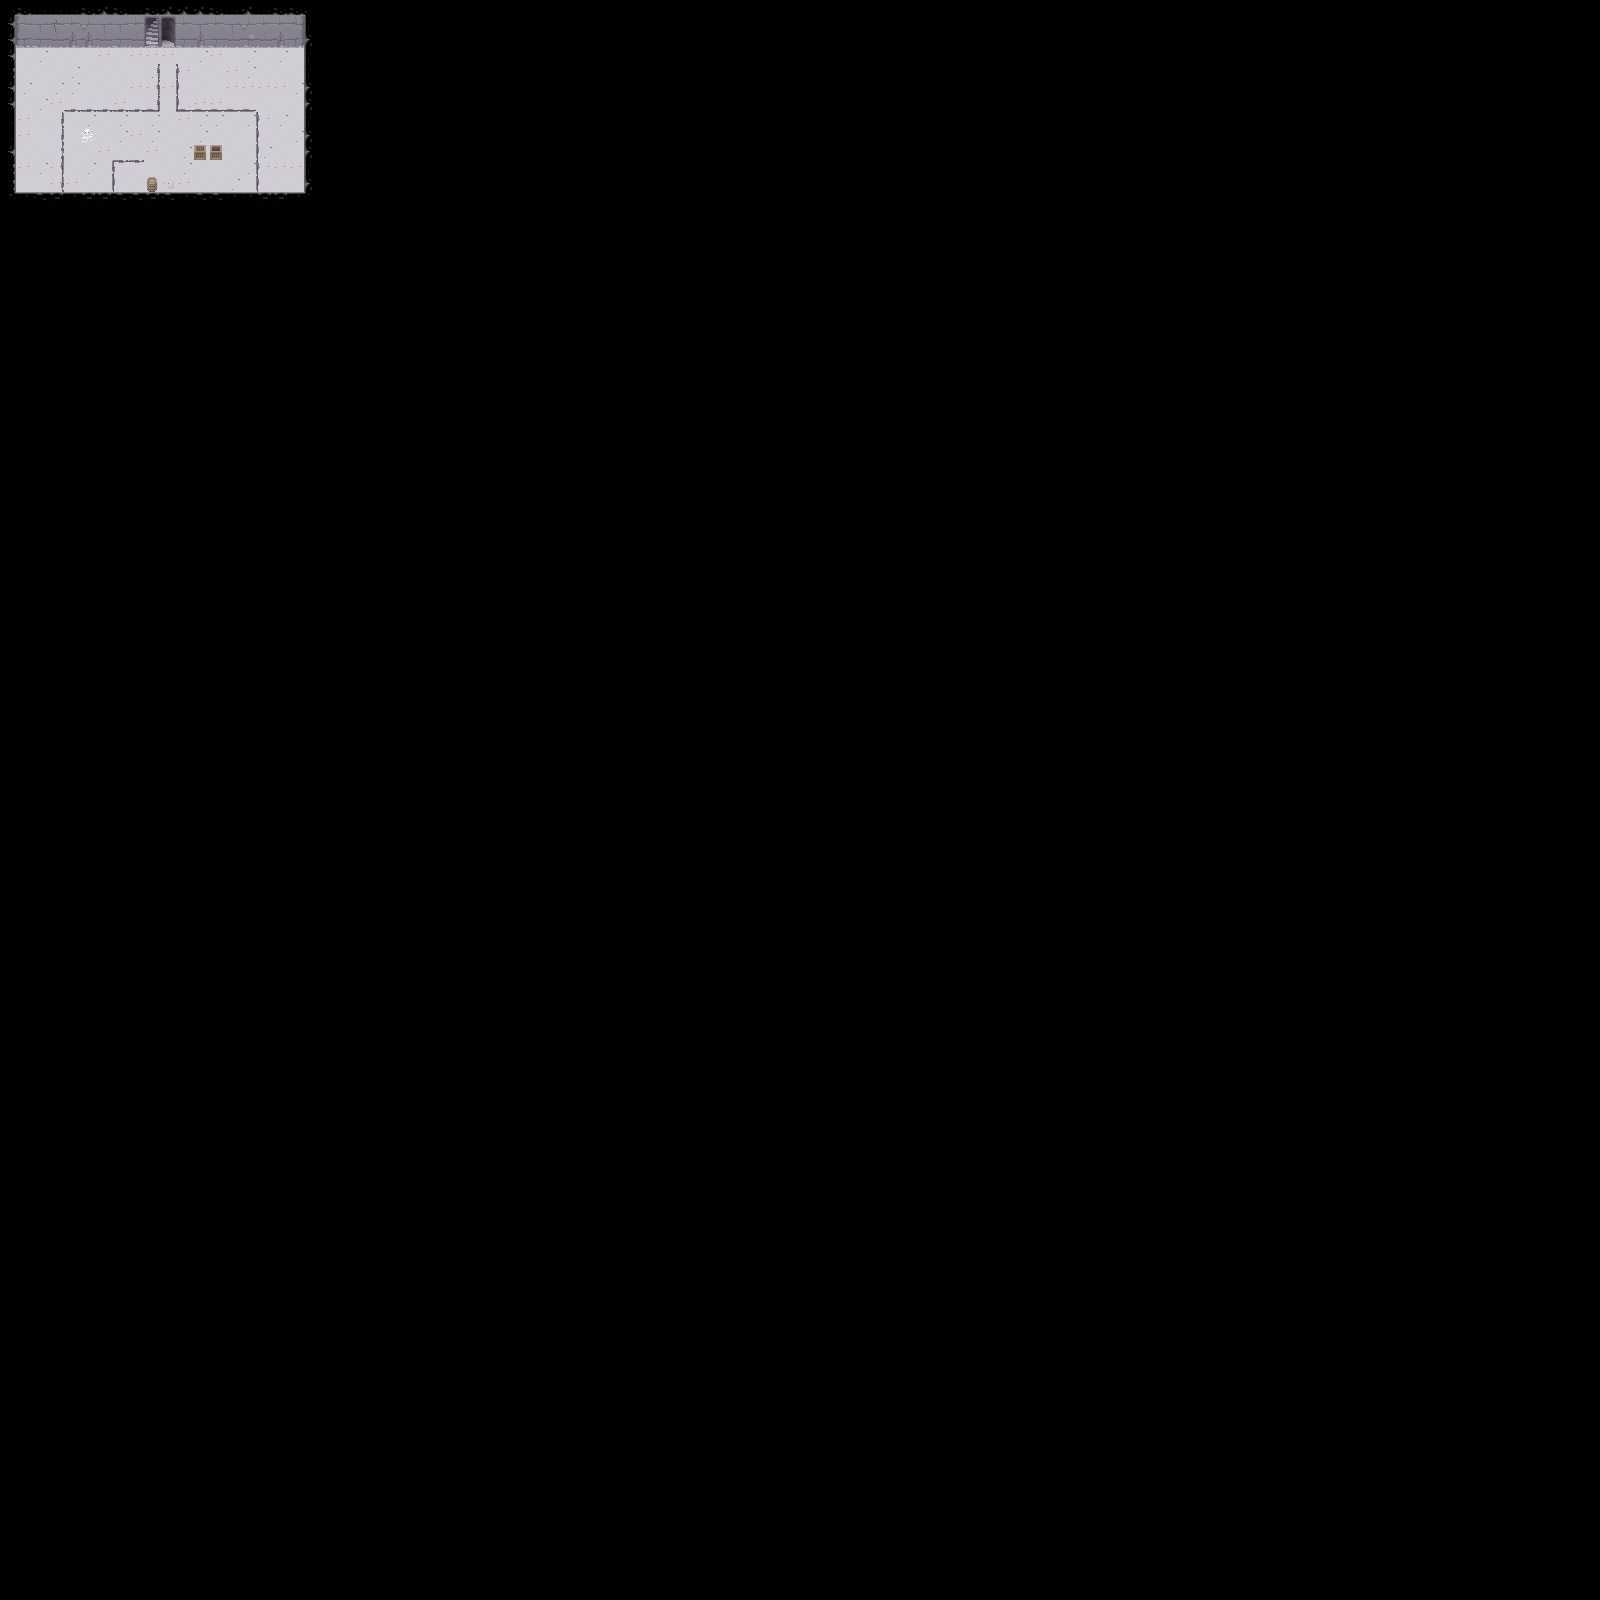

Below is a game level as drawn by its tile map, then a one-line description and the .tmx that defines it (tile-layer data replaced by summaries):
An orthogonal 100x100 tile map with 16x16 px tiles, 3 tile layers (0, Top, Topper), 1 hidden layer not drawn.

<map version="1.0" tiledversion="1.1.6" orientation="orthogonal" renderorder="left-up" width="100" height="100" tilewidth="16" tileheight="16" infinite="0" nextobjectid="1">
 <tileset firstgid="1" name="dungeon tileset calciumtrice" tilewidth="16" tileheight="16" tilecount="1050" columns="30">
  <image source="tileset.png" width="480" height="560" />
 </tileset>
 <layer name="0" width="100" height="100">
  <data>[10000 cells, 260 non-empty, 37 distinct tile ids]</data>
 </layer>
 <layer name="Top" width="100" height="100">
  <data>[10000 cells, 28 non-empty, 10 distinct tile ids]</data>
 </layer>
 <layer name="Topper" width="100" height="100">
  <data>[10000 cells, 7 non-empty, 2 distinct tile ids]</data>
 </layer>
 <layer name="Colliders" width="100" height="100" visible="0">
  <data>[10000 cells, 34 non-empty, 2 distinct tile ids]</data>
 </layer>
</map>
